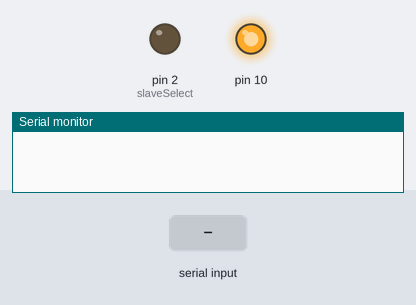
This sketch was run on a simulated Arduino Uno, built with avr-gcc and run on an emulated ATmega328P. Shown: output pins drawn as LEDs (lit = HIGH), the last lines printed to the serial monitor. The test bench sets the inputs (shaded band).

Above: at 1.2 s.
1.3 s: "90 45\n" received over Serial
At 2.4 s:
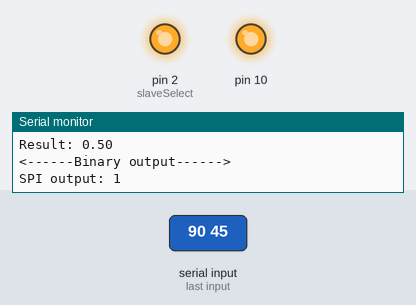
Timing chart, 0 to 4.3 s (numbered marks = the images above; inputs shaded):
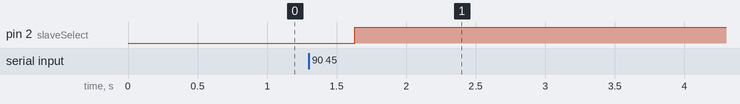

The sketch:

main.ino
```cpp
#include <SPI.h>
#include "header.h"
#include <math.h>
#include <avr/pgmspace.h>

int slaveSelect = 2;
int delayTime = 50;

String inString = "";
int input_counter = 0;
float Accum;

byte Input[1225];

const int InputNodes = 1225;
const int HiddenNodes_1 = 5;
const int HiddenNodes_2 = 10;
const int OutputNodes = 1;

float Hidden_1[HiddenNodes_1];
float Hidden_2[HiddenNodes_2];
float Output[OutputNodes];

int output_num;

void forward_prop(){
  /******************************************************************
  * Compute input layer activations
  ******************************************************************/

    Serial.println("\n\n1st Hidden Layer Values:");
    for(int i = 0 ; i < HiddenNodes_1; i++ ) {
      Accum = pgm_read_float_near( &(HiddenBias_1[i]) );
      for(int j = 0 ; j < InputNodes; j++ ) {
        Accum += float(Input[j]) * pgm_read_float_near( &(HiddenWeights_1[j][i]) );
      }
      Hidden_1[i] = max(Accum, 0);
      Serial.println(Hidden_1[i], 8);
    }


  /******************************************************************
  * Compute hidden layer activations
  ******************************************************************/

    Serial.println("\n\n2nd Hidden Layer Values:");
    for(int i = 0 ; i < HiddenNodes_2; i++ ) {
      Accum = pgm_read_float_near( &(HiddenBias_2[i]) );
      for(int j = 0 ; j < HiddenNodes_1; j++ ) {
        Accum += Hidden_1[j] * pgm_read_float_near( &(HiddenWeights_2[j][i]) );
      }
      Hidden_2[i] = max(Accum, 0);
      Serial.println(Hidden_2[i], 8);
    }

  /******************************************************************
  * Compute output layer activations and calculate errors
  ******************************************************************/

    for(int i = 0 ; i < OutputNodes ; i++ ) {
      Accum = pgm_read_float_near( &(OutputBias[i]) );
      for(int j = 0 ; j < HiddenNodes_2; j++ ) {
        Accum += Hidden_2[j] * pgm_read_float_near( &(OutputWeights[j][i]) );
      }
      Output[i] = 1.0/(1.0 + exp(-Accum));
    }
    Serial.print("\n\nResult: ");
    Serial.print(Output[0]);
    output_num = int(round(Output[0]));
}

void setup() {
  // put your setup code here, to run once:
  Serial.begin(9600);
  pinMode(slaveSelect, OUTPUT);
  SPI.begin();
  SPI.setBitOrder(LSBFIRST);
}

void loop() {

 while (Serial.available() > 0) {
    int inChar = Serial.read();
    if (isDigit(inChar)) {
      inString += (char)inChar; // convert the incoming byte to a char and add it to the string
    }

    if (inChar == ' ') {
      Input[input_counter] = inString.toInt();
      inString = "";
      input_counter++;
    }


    // if you get a newline, print the string, then the string's value:
    if (inChar == '\n') {
      Serial.print("EndVal:");
      Input[input_counter] = inString.toInt();
      Serial.println(Input[input_counter]);
      Serial.println("\nSequence len: ");
      Serial.println(input_counter+1);

      Serial.println("\nSequence: ");
      for(int i = 0 ; i < 10 ; i++ ) {
        Serial.print(float(Input[i]));
        Serial.print(", ");
      }
      forward_prop();

      digitalWrite(slaveSelect, LOW);            //Write our Slave select low to enable the SHift register to begin listening for data
      SPI.transfer(output_num+1);                     //Transfer the 8-bit value of data to shift register, remembering that the least significant bit goes first
      digitalWrite(slaveSelect, HIGH);           //Once the transfer is complete, set the latch back to high to stop the shift register listening for data
      Serial.print("\n<------Binary output------>");
      Serial.print("\nSPI output: ");
      Serial.print(output_num+1, BIN);


      inString = "";
      input_counter = 0;


    }
  }

}
```

Source omitted: header.h (125681 bytes)

Measured:
- after the input at 1.3 s, pin 2 (slaveSelect): LOW → HIGH after 0.33 s
